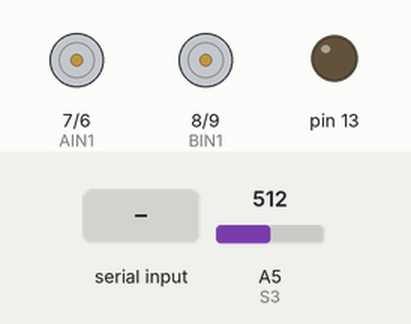
Simulated run of this sketch. Board: Arduino Mega 2560, built with avr-gcc and run on an emulated ATmega2560. Shown: motor-driver pin pairs drawn as motors (green arrow = first pin HIGH = forward, orange = second pin HIGH = backward, longer = more drive, scaled by the enable pin), output pins drawn as LEDs (lit = HIGH). The inputs (shaded band) are chosen by the test bench; at power-on: A5 (S3) = 512. Pins used as bus, display or sensor lines are not drawn.

Above: at 1.8 s.
1.9 s: "S" received over the second serial link
At 2.48 s:
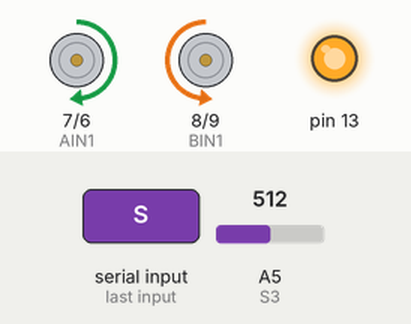
4.1 s: "W" received over the second serial link
At 4.7 s:
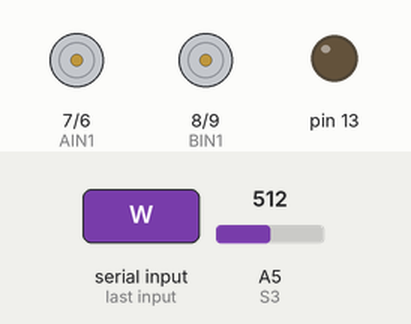
5.6 s: "A" received over the second serial link
At 6.9 s:
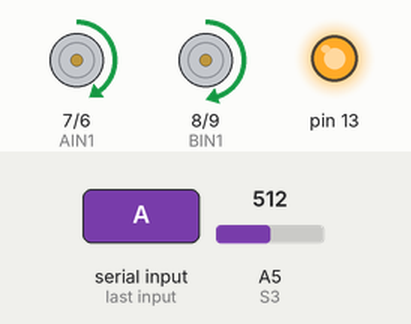
Timing chart, 0 to 8.6 s (numbered marks = the images above; inputs shaded):
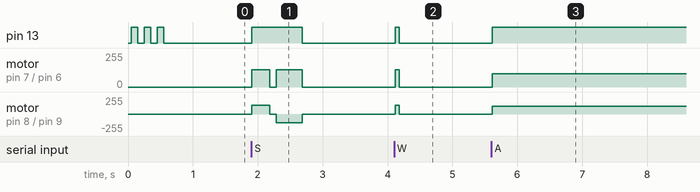

The sketch:

bfscar0421.ino
```cpp
#include <SPI.h>
#include <MFRC522.h>

#define S1 A3
#define S2 A4
#define S3 A5
#define S4 A6
#define S5 A7

int PWMA = 10, AIN2 = 6, AIN1 = 7;
int BIN1 = 8, BIN2 = 9, PWMB = 11;

int Tp = 135;
double Kp = 40, Kd = 60, lastError = 0;
int mid = 80;

#define RST_PIN 49
#define SS_PIN 53
MFRC522 mfrc522(SS_PIN, RST_PIN);

String lastUID = "";
unsigned long lastUIDTime = 0;

// ⭐ 新增：車上的指令記憶體 (佇列)
String cmdQueue = "";

void setup() {
  Serial.begin(9600);
  Serial3.begin(9600);

  pinMode(13, OUTPUT);
  pinMode(S1, INPUT); pinMode(S2, INPUT); pinMode(S3, INPUT); pinMode(S4, INPUT); pinMode(S5, INPUT);
  pinMode(PWMA, OUTPUT); pinMode(AIN1, OUTPUT); pinMode(AIN2, OUTPUT);
  pinMode(PWMB, OUTPUT); pinMode(BIN1, OUTPUT); pinMode(BIN2, OUTPUT);

  SPI.begin();
  mfrc522.PCD_Init();

  for (int i = 0; i < 3; i++) {
    digitalWrite(13, HIGH); delay(100); digitalWrite(13, LOW); delay(100);
  }
}

void scanRFID() {
  if (!mfrc522.PICC_IsNewCardPresent()) return;
  if (!mfrc522.PICC_ReadCardSerial()) return;

  String uid = "";
  for (byte i = 0; i < mfrc522.uid.size; i++) {
    if (mfrc522.uid.uidByte[i] < 0x10) uid += "0";
    uid += String(mfrc522.uid.uidByte[i], HEX);
  }
  uid.toUpperCase();

  if (uid == lastUID && millis() - lastUIDTime < 1500) {
    mfrc522.PICC_HaltA(); mfrc522.PCD_StopCrypto1();
    return;
  }
  lastUID = uid;
  lastUIDTime = millis();

  Serial3.print("UID:" + uid + ",");
  mfrc522.PICC_HaltA(); mfrc522.PCD_StopCrypto1();
}

void MotorWriting(int vL, int vR) {
  if (vL >= 0) { digitalWrite(AIN1, HIGH); digitalWrite(AIN2, LOW); analogWrite(PWMA, constrain(vL, 0, 255)); }
  else { digitalWrite(AIN1, LOW); digitalWrite(AIN2, HIGH); analogWrite(PWMA, constrain(-vL, 0, 255)); }
  if (vR >= 0) { digitalWrite(BIN1, HIGH); digitalWrite(BIN2, LOW); analogWrite(PWMB, constrain(vR, 0, 255)); }
  else { digitalWrite(BIN1, LOW); digitalWrite(BIN2, HIGH); analogWrite(PWMB, constrain(-vR, 0, 255)); }
}

// 將收指令的動作獨立出來
void checkSerialAndFillQueue() {
  while (Serial3.available() && cmdQueue.length() < 3) {
    char c = Serial3.read();
    if (c == 'W' || c == 'A' || c == 'D' || c == 'S') {
      cmdQueue += c;
    }
  }
}
// =====================
// 動作函式 (拔除所有 print('K')，變回純粹的動作)
// =====================
void moveOneNode() {
  MotorWriting(100, 100); delay(40);
  unsigned long t = millis();
  while (true) {
    scanRFID();
    checkSerialAndFillQueue();
    int s1 = analogRead(S1); int s5 = analogRead(S5);

    if (s1 >= mid && s5 >= mid) {
      lastError = 0;
      return;      // 直接結束，不煞車
    }

    int s2 = analogRead(S2); int s3 = analogRead(S3); int s4 = analogRead(S4);
    double sum = s1 + s2 + s3 + s4 + s5 + 1;
    double e = (-2.0 * s1 + -1.0 * s2 + 0.0 * s3 + 1.0 * s4 + 2.0 * s5) / sum;
    double pCorr = Kp * e + Kd * (e - lastError);
    MotorWriting(Tp + pCorr, Tp - pCorr);
    lastError = e;

    if (millis() - t > 3000) return;
  }
}

void turnLeft90() {
  lastError=0;
  int sig=0;
  while (true){
    checkSerialAndFillQueue();
    MotorWriting(20,120);
    if (sig==0){
      if (analogRead(S3)<mid) sig=1;
      }
    if (sig==1){
      if (analogRead(S3)>mid){
        return;
      }
    }
  }
}

void turnRight90() {
 lastError=0;
  int sig=0;
  while (true){
    checkSerialAndFillQueue();
    MotorWriting(120,20);
    if (sig==0){
      if (analogRead(S3)<mid) sig=1;
      }
    if (sig==1){
      if (analogRead(S3)>mid){

        return;
      }
    }
  }
}

void turnAround() {
  lastError=0;
  MotorWriting(130,130);
  delay(280);
  MotorWriting(0,0);
  delay(100);
  MotorWriting(130, -130); delay(400);
  while (analogRead(S4) < mid) {
    checkSerialAndFillQueue();
    MotorWriting(80, -80); scanRFID();
  }
  MotorWriting(0, 0); // 迴轉完停穩
}


// =====================
// 主迴圈 (記憶體總管)
// =====================
void loop() {
  scanRFID();
  checkSerialAndFillQueue();
  // 2. 如果車子有空，且佇列裡有指令，就拿出第一個來執行
  if (cmdQueue.length() > 0) {
    digitalWrite(13, HIGH);

    char currentCmd = cmdQueue[0];    // 讀取第一個指令
    cmdQueue.remove(0, 1);            // 把它從記憶體中刪掉 (Pop)

    // 執行對應的動作
    if (currentCmd == 'W') {
      moveOneNode();
      }
    else if (currentCmd == 'A') turnLeft90();
    else if (currentCmd == 'D') turnRight90();
    else if (currentCmd == 'S') {
      turnAround();
    }

    // ⭐ 3. 動作「徹底完成」後，統一回報 K 給電腦，請電腦補貨
    Serial3.print('K');
    digitalWrite(13, LOW);
  }
  checkSerialAndFillQueue();
  if (cmdQueue.length() == 0) {
      MotorWriting(0, 0);
    }
}
```

Measured:
- after the input at 1.9 s, pin 13: LOW → HIGH at once, → LOW 0.78 s later; motor on pin 7 (AIN1) / pin 6 (AIN2): stopped → forward 130/255 at once, → stopped 0.28 s later, → forward 130/255 0.10 s later, → stopped 0.40 s later
- after the input at 4.1 s, pin 13: LOW → HIGH at once, → LOW 0.07 s later; motor on pin 7 (AIN1) / pin 6 (AIN2), motor on pin 8 (BIN1) / pin 9 (BIN2): stopped → forward 130/255 at once, → stopped 0.07 s later
- after the input at 5.6 s, pin 13: LOW → HIGH at once; motor on pin 7 (AIN1) / pin 6 (AIN2): stopped → forward 100/255 at once; motor on pin 8 (BIN1) / pin 9 (BIN2): stopped → forward 120/255 at once
